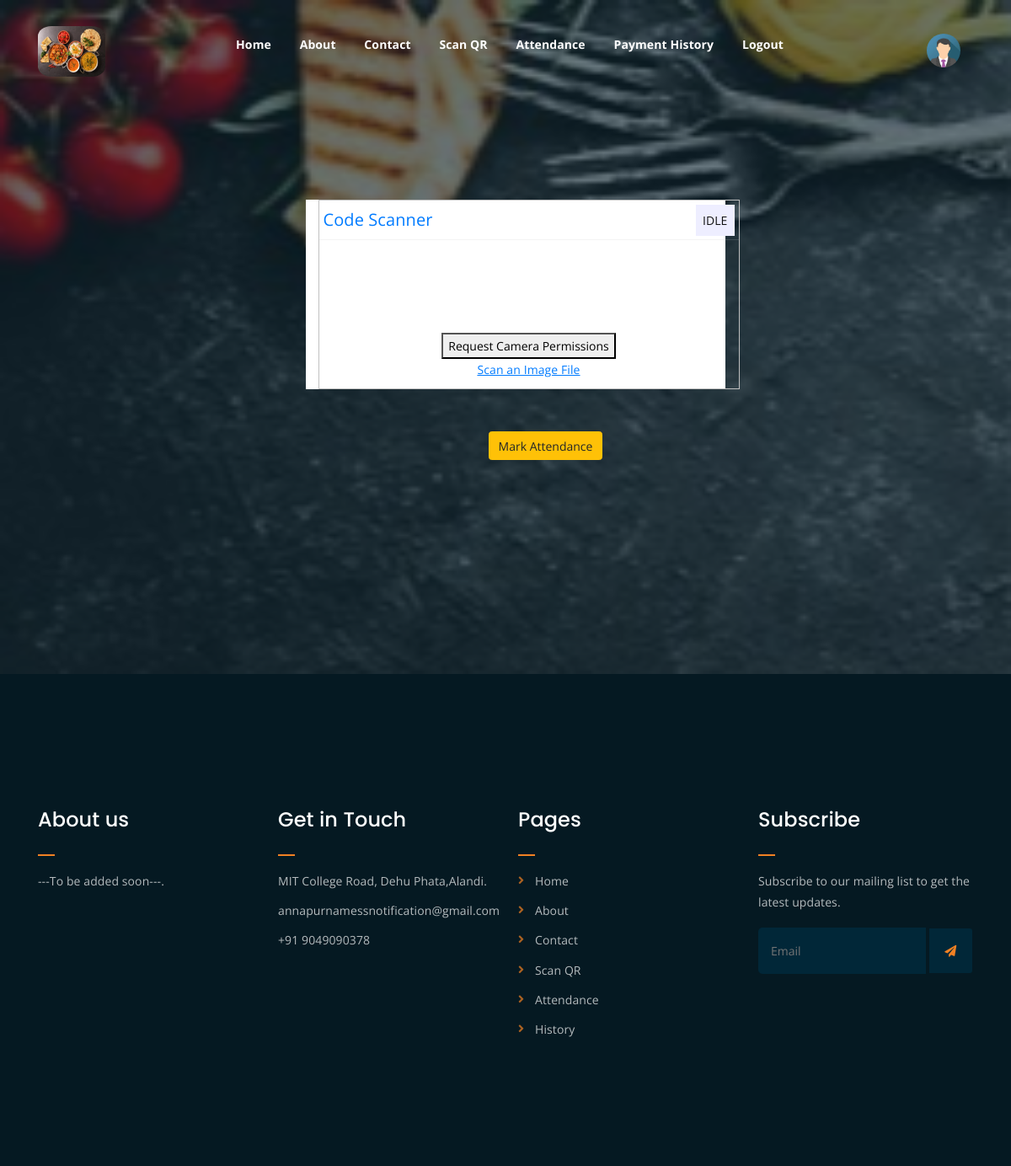
The app's page /uscan.php (signed in) with its own data.
### tables this page shows
CREATE TABLE `signupmess` (
  `id` int(11) NOT NULL,
  `messid` int(10) NOT NULL,
  `mess` varchar(50) NOT NULL,
  `mobile` varchar(11) NOT NULL,
  `email` varchar(50) NOT NULL,
  `email_password` varchar(255) NOT NULL,
  `password` varchar(100) NOT NULL,
  `address` varchar(50) NOT NULL,
  `city` varchar(50) NOT NULL,
  `state` varchar(50) NOT NULL,
  `pincode` int(11) NOT NULL,
  `date` date NOT NULL,
  `time` time NOT NULL,
  `description` varchar(255) NOT NULL,
  `image` varchar(50) NOT NULL,
  `logo` varchar(250) NOT NULL,
  `bg` varchar(250) NOT NULL,
  `monthly` int(11) NOT NULL,
  `coupon` int(11) NOT NULL,
  `monthly_onetime` int(11) NOT NULL,
  `coupon_onetime` int(11) NOT NULL,
  `Non_veg` varchar(10) NOT NULL,
  `about` varchar(2000) NOT NULL,
  `token` varchar(50) NOT NULL,
  `otp` int(11) NOT NULL,
  `status` varchar(50) NOT NULL,
  `hstatus` varchar(50) NOT NULL
);

CREATE TABLE `user` (
  `id` int(11) NOT NULL,
  `messid` int(11) NOT NULL,
  `userid` int(10) NOT NULL,
  `name` varchar(250) NOT NULL,
  `mobile` varchar(12) NOT NULL,
  `email` varchar(250) NOT NULL,
  `password` varchar(250) NOT NULL,
  `image` varchar(100) NOT NULL,
  `messtype` varchar(100) NOT NULL,
  `time` varchar(100) NOT NULL,
  `foodtype` varchar(200) NOT NULL,
  `address` varchar(250) NOT NULL,
  `joining_date` varchar(100) NOT NULL,
  `start_date` varchar(100) NOT NULL,
  `end_date` varchar(100) NOT NULL,
  `point` int(11) NOT NULL,
  `payment` int(11) NOT NULL,
  `paid` int(11) NOT NULL,
  `payment_status` varchar(100) NOT NULL,
  `token` varchar(250) NOT NULL,
  `mstatus` varchar(100) NOT NULL,
  `status` varchar(100) NOT NULL
);

### usession.php (called while the page is built, shortened)
<?php
if($_SESSION['userid'] == NULL){
    $_SESSION['msg'] ="You Are Logout User Login Again !!!";
?>
  <script>
     location.replace('index.php?messid=868460')
  </script>
  <?php
  }else{
include'./database/dbcon.php';
$userid=$_SESSION['userid'];
$messid=$_SESSION['messid'];
$emailquery =" select * from user where userid ='$userid' ";
$query = mysqli_query($con, $emailquery);
$emailcount = mysqli_num_rows($query);
if($emailcount)
{
$userdata = mysqli_fetch_assoc($query);
$image = $userdata['image'];
}
$emailquery =" select * from signupmess where messid ='$messid' ";
$query = mysqli_query($con, $emailquery);
$emailcount = mysqli_num_rows($query);
if($emailcount)
{
$userdata = mysqli_fetch_assoc($query);
$messimage = $userdata['image'];
$messemail = $userdata['email'];
$messaddress = $userdata['address'];
$messabout = $userdata['about'];
$messmobile = $userdata['mobile'];
}
}
?>

### uheader.php (the view, shortened to what this page needs)
<?php include'./usession.php'?>
<!DOCTYPE html>
<html lang="en">
<head>
	<link rel="stylesheet" href="./assets/css/all.min.css">
	<link rel="stylesheet" href="./assets/bootstrap/css/bootstrap.min.css">
	<link rel="stylesheet" href="./assets/css/owl.carousel.css">
	<link rel="stylesheet" href="./assets/css/magnific-popup.css">
	<link rel="stylesheet" href="./assets/css/animate.css">
	<link rel="stylesheet" href="./assets/css/meanmenu.min.css">
	<link rel="stylesheet" href="./assets/css/main.css">
	<link rel="stylesheet" href="./assets/css/responsive.css">
</head>
<body>
	<div class="top-header-area" id="sticker">
		<div class="container">
			<div class="row">
				<div class="col-lg-12 col-sm-12 text-center">
					<div class="main-menu-wrap">
						<div class="site-logo">
							<a href="uindex.php">
								<img src="<?php echo $messimage?>" alt="" style="width:80px;height:60px; border-radius: 20%;">
							</a>
						</div>
						<nav class="main-menu">
							<ul>
								<li><a href="uindex.php" class="current-list-item">Home</a></li>
								<li><a href="uabout.php">About</a></li>
								<li><a href="ucontact.php">Contact</a></li>
								<li><a href="uscan.php">Scan QR</a></li>
								<li><a href="uattendane.php">Attendance</a></li>
								<li><a href="uhistory.php">Payment History</a></li>
                                <li><a href="ulogout.php">Logout</a></li>
								<li>
									<div class="header-icons">
                                        <a href='uprofilepop.php?userid=<?php echo $userid?>'><img src="<?php echo $image;?>" alt="" style="width:40px;height:40px; border-radius: 50%;"></a>
									</div>
								</li>
							</ul>
						</nav>
					</div>
				</div>
			</div>
		</div>
	</div>

### ufooter.php (shortened to what this page needs)
<div class="footer-area">
		<div class="container">
			<div class="row">
				<div class="col-lg-3 col-md-6">
					<div class="footer-box about-widget">
						<h2 class="widget-title">About us</h2>
						<p><?php echo $messabout?>.</p>
					</div>
				</div>
				<div class="col-lg-3 col-md-6">
					<div class="footer-box get-in-touch">
						<h2 class="widget-title">Get in Touch</h2>
						<ul>
							<li><?php echo $messaddress?>.</li>
							<li><?php echo $messemail?></li>
							<li>+91 <?php echo $messmobile?></li>
						</ul>
					</div>
				</div>
				<div class="col-lg-3 col-md-6">
					<div class="footer-box pages">
						<h2 class="widget-title">Pages</h2>
						<ul>
						<li><a href="uindex.php" class="current-list-item">Home</a></li>
								<li><a href="uabout.php">About</a></li>
								<li><a href="ucontact.php">Contact</a></li>
								<li><a href="uscan.php">Scan QR</a></li>
								<li><a href="uattendane.php">Attendance</a></li>
								<li><a href="uhistory.php">History</a></li>
						</ul>
					</div>
				</div>
				<div class="col-lg-3 col-md-6">
					<div class="footer-box subscribe">
						<h2 class="widget-title">Subscribe</h2>
						<p>Subscribe to our mailing list to get the latest updates.</p>
						<form action="index.html">
							<input type="email" placeholder="Email">
							<button type="submit"><i class="fas fa-paper-plane"></i></button>
						</form>
					</div>
				</div>
			</div>
		</div>
	</div>

### assets/css/main.css (style rules this page uses)
html { font-size: 14px; font-weight: 400; line-height: 28px; height: 100%; }
body { font-family: "Open Sans", sans-serif; font-weight: 400; font-size: 1rem; letter-spacing: 0.1px; line-height: 1.8; color: #051922; overflow-x: hidden; }
body img { max-width: 100%; }
a { cursor: pointer; text-decoration: none; -webkit-transition: all 0.2s ease-in-out; -o-transition: all 0.2s ease-in-out; transition: all 0.2s ease-in-out; }
h1, .h1, h2, .h2, h3, .h3, h4, .h4, h5, .h5, h6, .h6 { font-family: "Poppins", sans-serif; font-weight: 700; margin: 0 0 1.25rem 0; color: #051922; }
h2, .h2 { font-size: 3rem; font-weight: 700; line-height: 3.25rem; }
p { font-family: "Open Sans", sans-serif; font-weight: 400; font-size: 1rem; letter-spacing: 0.1px; line-height: 1.8; color: #051922; margin: 0 0 1.25rem 0; }
p:last-child { margin: 0; }
.top-header-area { position: absolute; z-index: 999; width: 100%; padding: 25px 0; }
nav.main-menu ul { margin: 0; padding: 0; list-style: none; }
nav.main-menu ul li { display: inline-block; }
nav.main-menu ul li a { color: #fff; font-weight: 700; display: block; padding: 15px; }
nav.main-menu ul > li { position: relative; }
nav.main-menu ul li:last-child a { display: inline-block; }
nav.main-menu > ul li:last-child { float: right; }
.site-logo { float: left; max-width: 150px; }
.main-menu-wrap { position: relative; }
.header-icons a { color: #fff; display: inline-block; padding: 10px; }
.site-logo { padding: 6px 0; }
nav.main-menu li a { -webkit-transition: 0.3s; -o-transition: 0.3s; transition: 0.3s; }
.top-header-area .header-icons a { -webkit-transition: 0.3s; -o-transition: 0.3s; transition: 0.3s; }
.top-header-area { -webkit-transition: 0.3s; -o-transition: 0.3s; transition: 0.3s; }
.footer-area { background-color: #051922; color: #fff; padding: 150px 0; }
h2.widget-title { font-size: 24px; font-weight: 500; position: relative; padding-bottom: 20px; color: #fff; }
h2.widget-title:after { position: absolute; left: 0; bottom: 0; width: 20px; height: 2px; background-color: #F28123; content: ""; }
.footer-box p { color: #fff; opacity: 0.7; line-height: 1.8; }
.footer-box ul { margin: 0; padding: 0; list-style: none; }
.footer-box ul li { opacity: 0.7; margin-bottom: 10px; line-height: 1.8; }
.footer-box ul li:last-child { margin-bottom: 0; }
.footer-box.subscribe form input[type=email] { border: none; background-color: #012738; width: 78%; padding: 15px; border-top-left-radius: 5px; border-bottom-left-radius: 5px; color: #fff; }
.footer-box.subscribe form button { width: 20%; border: none; background-color: #012738; color: #F28123; padding: 14px 0; border-top-right-radius: 3px; border-bottom-right-radius: 3px; cursor: pointer; }
.footer-box ul li a { color: #fff; }
.footer-box.pages ul li { position: relative; padding-left: 20px; }
.footer-box.pages ul li:before { position: absolute; left: 0; top: 0; content: "\f105"; font-family: "Font Awesome 5 Free"; font-weight: 900; color: #F28123; }
.footer-box.pages ul li a { -webkit-transition: 0.3s; -o-transition: 0.3s; transition: 0.3s; }
.footer-box.subscribe form button { -webkit-transition: 0.3s; -o-transition: 0.3s; transition: 0.3s; }
html, body { height: 100%; }

### records on screen
signupmess: image (picture), about "---To be added soon---", address "MIT College Road, Dehu Phata,Alandi", email "annapurnamessnotification@gmail.com", mobile "9049090378"
user: image (placeholder picture)
